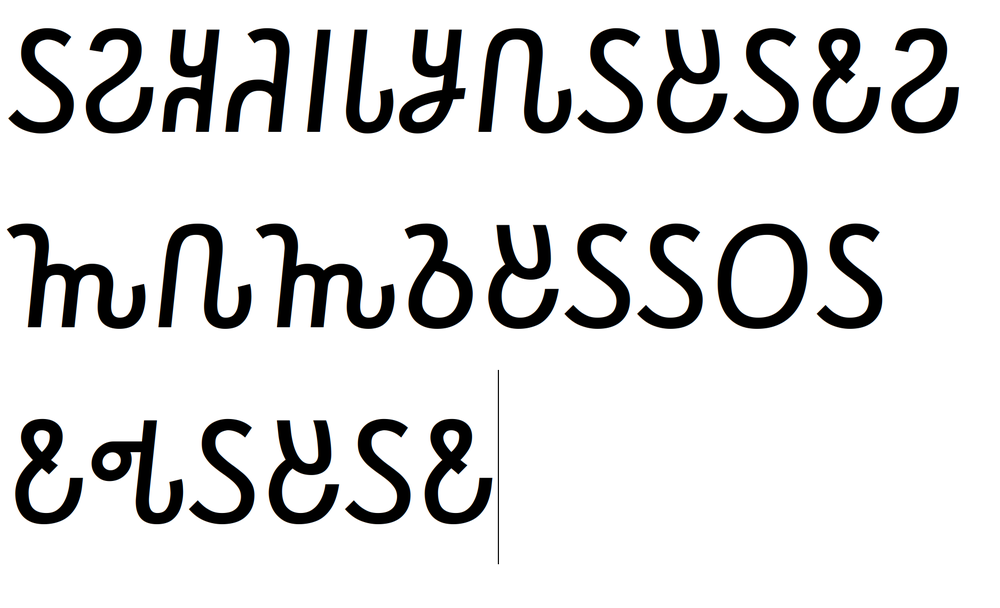
#> input picture laba_6/input/screenshot_72.png, 1000 x 608 px, shrunk from 1874 x 1139 before the run
$ python make_transparent.py
#> lines starting #> are read from the running program, lines starting #| are printed output that depends on the picture; after the words box and inside, x2 and y2 are one past the last pixel; in counts of white or black regions, pixels touching at a corner belong together
import os
import numpy as np
from PIL import Image

input_path = "input/screenshot_72.png"
output_path = "result/monochrome_transparent_72.bmp"

os.makedirs("result", exist_ok=True)

img = Image.open(input_path).convert('RGBA')
#> img is the input picture: PIL image 1000x608 RGBA; mean R, G, B, A 221.4, 221.4, 221.4, 255
data = np.array(img)

r, g, b, a = data[:, :, 0], data[:, :, 1], data[:, :, 2], data[:, :, 3]
#> a: shape (608, 1000); every value is 255
gray = 0.299 * r + 0.587 * g + 0.114 * b

threshold = 200
mask = gray < threshold
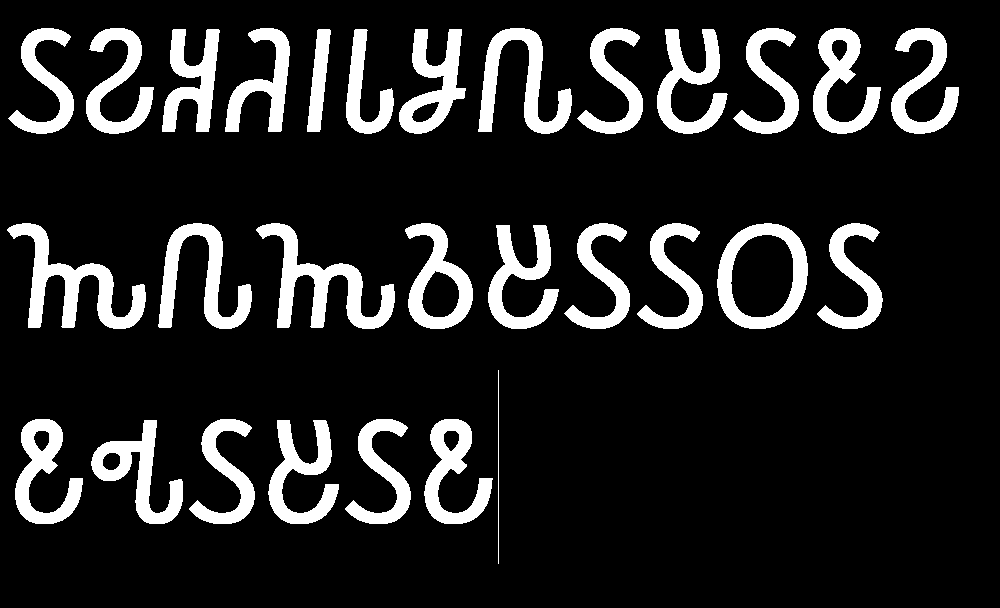
#> mask: shape (608, 1000) bool; 13.8% white; 29 white regions, largest, box (x1, y1, x2, y2) and area: (256, 223, 395, 329) 4536, (7, 223, 146, 329) 4535, (158, 223, 252, 329) 3693

mono_data = np.ones((data.shape[0], data.shape[1]), dtype=np.uint8)
mono_data[mask] = 0

gray_img = Image.fromarray((mono_data * 255).astype(np.uint8), 'L')
new_img = gray_img.convert('1')

bbox = new_img.getbbox()
#> bbox = (0, 0, 1000, 608)
if bbox is not None:
    new_img = new_img.crop(bbox)

new_img.save(output_path)
